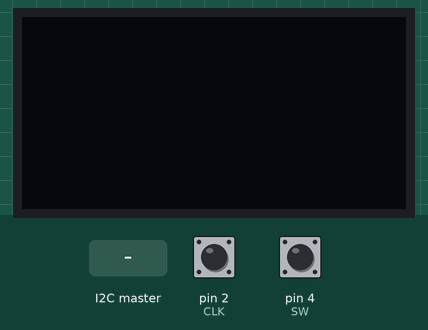
Recording of a program running on a simulated Arduino Uno, built with avr-gcc and run on an emulated ATmega328P. Shown: 128×64 one-colour display. The inputs (shaded band) are chosen by the test bench; at power-on: pin 4 (SW) HIGH, pin 2 (CLK) HIGH. What the program prints to the serial monitor is not drawn.

Above: at 1.2 s.
1.3 s: pin 4 (SW) pulled LOW for 0.15 s
At 2.7 s:
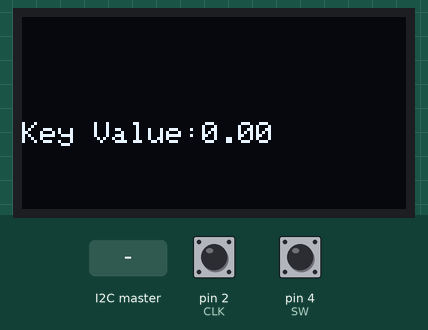
3.0 s: the I2C master sends the byte 0
At 3.6 s:
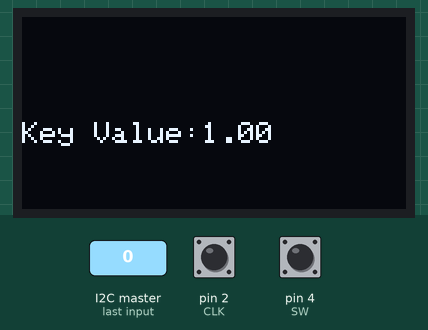
4.5 s: pin 4 (SW) pulled LOW for 1 s
At 5.2 s:
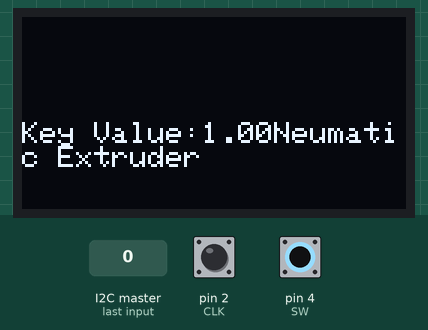
7.0 s: the I2C master sends the byte 1
At 8.2 s:
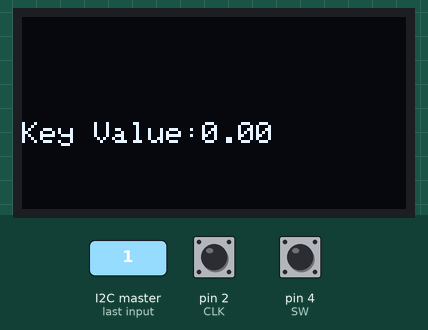
8.5 s: pin 4 (SW) pulled LOW for 0.15 s
At 9.5 s:
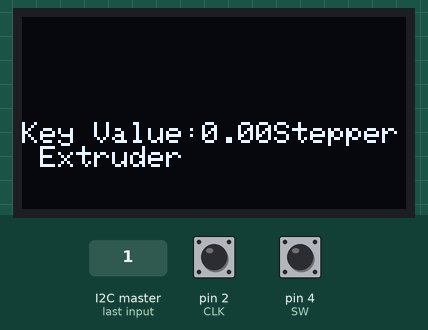
10.3 s: the I2C master sends the byte 1
At 11.4 s:
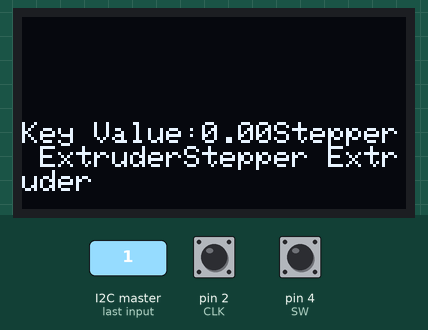
Timing chart, 0 to 12.8 s (numbered marks = the images above; inputs shaded):
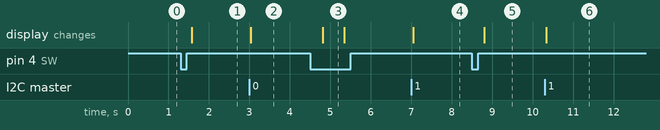

Measured:
- after the input at 1.3 s, the display: changes after 0.28 s (image 1)
- after the input at 3.0 s, the display: changes at once (image 2)
- after the input at 4.5 s, the display: changes after 0.32 s (image 3)
- after the input at 7.0 s, the display: changes after 0.05 s (image 4)
- after the input at 8.5 s, the display: changes after 0.31 s (image 5)
- after the input at 10.3 s, the display: changes at once (image 6)
- what the display in image 3 shows lasts 0.5 s, from 4.8 s to 5.3 s

The program:

main.cpp
```cpp
#include <Arduino.h>
#include <Wire.h>
#include <Adafruit_GFX.h>
#include <Adafruit_SSD1306.h>

//OLed variables
#define SCREEN_WIDTH 128 // OLED display width, in pixels
#define SCREEN_HEIGHT 64 // OLED display height, in pixels4
Adafruit_SSD1306 display(SCREEN_WIDTH, SCREEN_HEIGHT, &Wire, -1);// Declaration for an SSD1306 display connected to I2C (SDA, SCL pins)

//I2C comunication
volatile float keyValue=0; //Key value we are looking to modify in the feeder
bool i2c;
int i2cRecieve1;
String i2cDecoder[] = {"Neumatic Extruder" ,"Stepper Extruder", "-1" ,"1"};
int buf[200];
#define adress 99

//Encoder variables
#define CLK 2
#define DT 3
#define SW 4
#define botonPulse 250

bool keyValueState = false;
volatile int lastStateCLK;
int stateSW;
int currentStateCLK;


float power(float x, int y)
{
  float mult=1.0;
  if (y>0)
  {
    for (int i=0 ; i < y ; i++ )
    {
      mult=mult*x;
    }
  }
  else
  {
    for (int i=0 ; i < abs(y) ; i++ )
    {
      mult=mult/x;
      Serial.println(mult);
    }
}
  return mult;
}
void getKeyValue()
{
  if (i2cDecoder[buf[0]]=="Neumatic Extruder")
  {
    keyValue=  power(10,(buf[1]*i2cDecoder[buf[2]].toInt()))+255* buf[3]+buf[4]*i2cDecoder[buf[5]].toInt();
  }
  else
  {
    keyValue = power(10,(buf[1]*i2cDecoder[buf[2]].toInt()))*(255* buf[3]+buf[4]*i2cDecoder[buf[5]].toInt());
    //keyValue = power(10,(buf[1]*i2cDecoder[buf[2]].toInt()));
    Serial.println(keyValue);
  }
}

void receiveEvent(int howMany)
{
  unsigned int pos=0;
  while (Wire.available () > 0)
  {
   byte c = Wire.read ();
   //Serial.println(c);
   if (pos < sizeof buf)
     buf [pos++] = c;
  }
  getKeyValue();
  i2c=true;
  return;
}


void flag ()
{
  if (keyValueState)
  {
    currentStateCLK = digitalRead(CLK);
    if (currentStateCLK != lastStateCLK  && currentStateCLK == 1){
      if (digitalRead(DT) != currentStateCLK) {
			  keyValue --;
		  }
      else {
			  keyValue ++;
		  }
	  }
    lastStateCLK = currentStateCLK;
  /*if (digitalRead(SW)==!stateSW)
    {
    unitState= false;
    delay(botonPulse);
    }*/
  }
  return;
}

void setup() {
  Serial.begin(250000);
  //I2C initialization
  Wire.begin(adress);
  Wire.onReceive(receiveEvent); // register event

  //Oled initialization
  /*if(!display.begin(SSD1306_SWITCHCAPVCC, 0x3C)) { // Address 0x3D for 128x64
    Serial.println(F("SSD1306 allocation failed"));
    for(;;);
  }
  delay(2000);
  display.clearDisplay();
  display.setTextSize(1);
  display.setTextColor(WHITE);
  display.setCursor(0, 10);
  display.display();
  display.println("Hello, world!");
  display.display();
  delay(100);
  display.clearDisplay();
  display.display();*/

  //Encoder configuration
  pinMode(CLK,INPUT);
	pinMode(DT,INPUT);
	pinMode(SW, INPUT_PULLUP);
	lastStateCLK = digitalRead(CLK);
  stateSW = digitalRead(SW);
  Serial.print("stateSW: ");
  Serial.println(stateSW);
  attachInterrupt(digitalPinToInterrupt(CLK),flag,RISING);
}

void loop() {
  //Serial.println(unitState);
  if (i2c){
    display.print(i2cDecoder[buf[0]]);
    display.display();
    Serial.println(i2cDecoder[buf[0]]);
    i2c=false;
  }

  //Mostar en pantalla
  //Serial.println(digitalRead(true)); //This line makes everythin work, I don't even now what it does, I wroted by mistake

  if (digitalRead(SW)==!stateSW){
    delay(botonPulse);
    Serial.println("Enter the first if");
    keyValueState= true;
    Serial.print("keyValueState 1: ");
    Serial.println(keyValueState);
    while (keyValueState)
    {
      Serial.println("Enter while");
      if (digitalRead(SW)==!stateSW)
        {
        keyValueState= false;
        delay(botonPulse);
        Serial.println("Enter the second if");
      }
      display.clearDisplay();
      display.setCursor(0, 35);
      display.print("Key Value:");
      display.print(keyValue);
      display.display();
      Serial.print("Key Value: ");
      Serial.println(keyValueState);
  }
  Serial.print("keyValueState 2: ");
  Serial.println(keyValueState);
  Serial.println("out of the first if");
}
}
```
